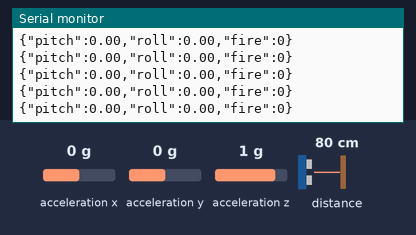
Recording of a sketch running on a simulated Arduino Nano 33 BLE. Shown: the last lines printed to the serial monitor. Inputs (shaded band) come from the test bench; at power-on: acceleration x 0 g, acceleration y 0 g, acceleration z 1 g, distance to the obstacle 80 cm.

Above: at 1.2 s.
1.3 s: acceleration x set to -1.4 g
At 1.9 s:
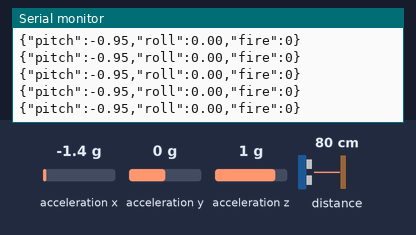
2.8 s: acceleration y set to -1.4 g
At 3.7 s:
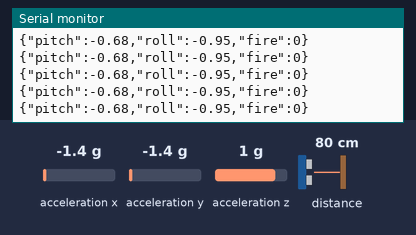
4.3 s: acceleration z set to -1.4 g
At 5.0 s:
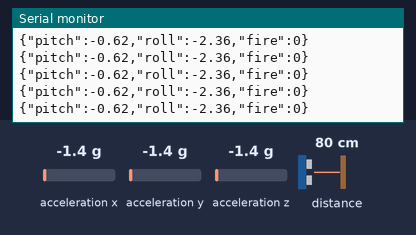
5.8 s: distance to the obstacle set to 2 cm
At 6.3 s:
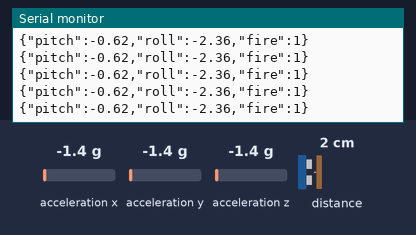
Timing chart, 0 to 8.3 s (numbered marks = the images above; inputs shaded):
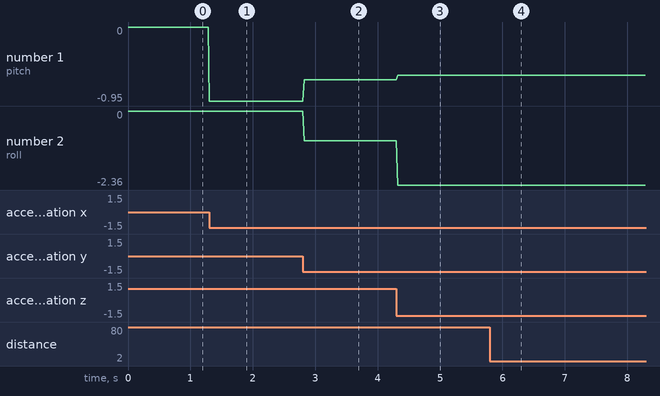

Measured:
- after the input at 1.3 s, the serial monitor: prints a new line at once (image 1)
- after the input at 2.8 s, the serial monitor: prints a new line at once (image 2)
- after the input at 4.3 s, the serial monitor: prints a new line at once (image 3)
- after the input at 5.8 s, the serial monitor: prints a new line at once (image 4)
- plotted number 1: 0 → -0.95 after the input at 1.3 s, -0.95 → -0.68 after the input at 2.8 s, -0.68 → -0.62 after the input at 4.3 s
- plotted number 2: -0.95 → -2.36 after the input at 4.3 s

The sketch:

copliot.ino
```cpp
#include <Arduino_LSM9DS1.h>
#include <Arduino_APDS9960.h>

float ax, ay, az;

void setup() {
  Serial.begin(115200);
  while (!Serial);

  if (!IMU.begin()) {
    Serial.println("Failed to init IMU");
    while (1);
  }

  if (!APDS.begin()) {
    Serial.println("Failed to init Proximity Sensor");
    while (1);
  }
}

void loop() {
  if (IMU.accelerationAvailable() && APDS.proximityAvailable()) {
    IMU.readAcceleration(ax, ay, az);

    int proximity = APDS.readProximity();
    int fireLaser = (proximity < 200) ? 1 : 0;

    // Calculate clean fundamental tilt vectors
    float pitchVal = atan2(ax, sqrt(ay * ay + az * az));
    float rollVal  = atan2(ay, az);

    // Send the raw orientation packets out immediately
    Serial.print("{\"pitch\":");
    Serial.print(pitchVal);
    Serial.print(",\"roll\":");
    Serial.print(rollVal);
    Serial.print(",\"fire\":");
    Serial.print(fireLaser);
    Serial.println("}");
  }

  delay(15);
}
```
